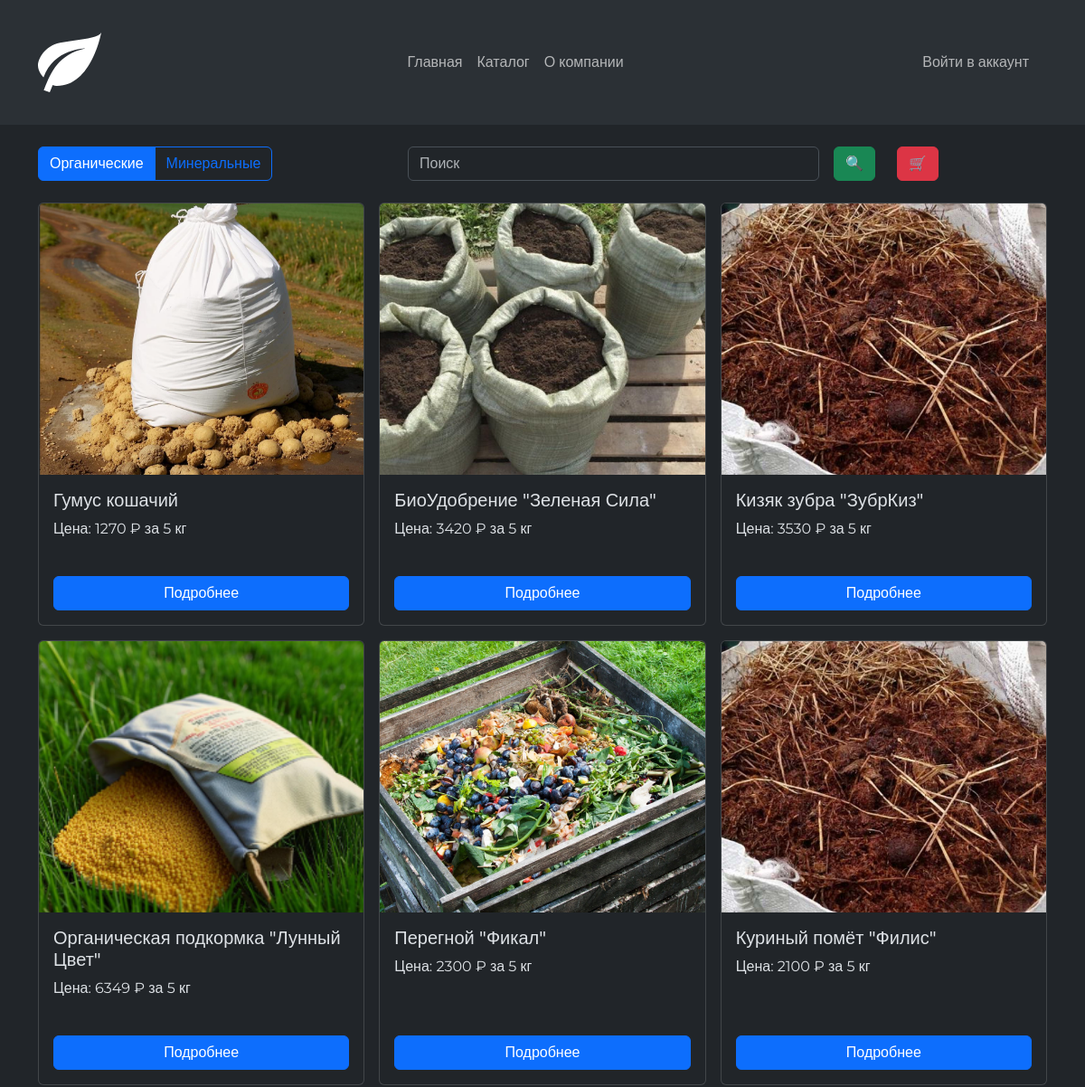
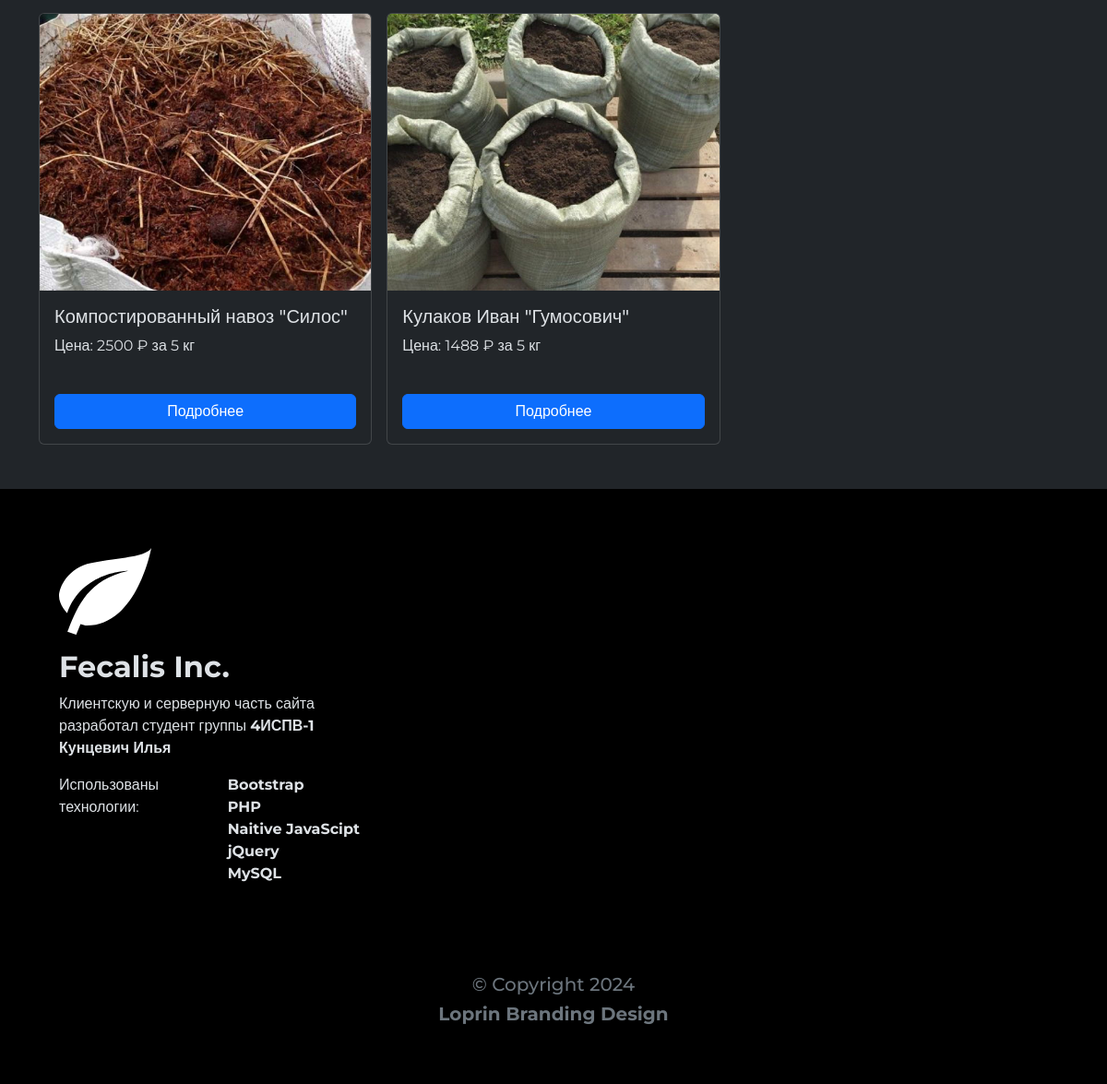
The page /app/catalogue/ on the database its author committed (2 pictures, top to bottom).
### tables this page shows
CREATE TABLE `category` (
  `id` int(4) UNSIGNED NOT NULL,
  `name` varchar(128) NOT NULL
);

CREATE TABLE `product` (
  `id` int(4) UNSIGNED NOT NULL,
  `category_id` int(4) UNSIGNED NOT NULL,
  `title` varchar(64) NOT NULL DEFAULT '❌❌❌',
  `description` varchar(8192) NOT NULL DEFAULT '???',
  `vendor` varchar(128) NOT NULL DEFAULT '???',
  `price` int(9) UNSIGNED NOT NULL,
  `img_src` varchar(256) NOT NULL DEFAULT '/user_data/organic_1.jpg'
);

### server/functions.php (called while the page is built, shortened)
<?php
function check_auth() {
    return (isset($_COOKIE['id']) && !empty($_COOKIE['login']));
}
?>

### server/db.php (called while the page is built, shortened)
<?php
function get_query_statement($sql, $params = []) {
    global $pdo;
    $stmt = $pdo->prepare($sql);
    $stmt->execute($params);
    return $stmt;
}
function query($sql, $params = []) {
    return get_query_statement($sql, $params)->fetchAll();
}

### app/catalogue/index.php (the view, shortened to what this page needs)
<?php
    $root = $_SERVER['DOCUMENT_ROOT'];
    require_once $root . '/server/cart.php';
    require_once $root . '/server/db.php';
?>
<!DOCTYPE html>
<html lang="en">
<head>
    <link rel="stylesheet" href="https://cdn.jsdelivr.net/npm/bootstrap@5.3.3/dist/css/bootstrap.min.css">
    <link rel="stylesheet" href="/styles/main.css">
</head>
<body data-bs-theme="dark">
    <?php
        require_once $root . '/blocks/header.php';
    ?>
    <div class="container mt-4">
        <div class="row justify-content-md-center align-items-center">
            <div class="col">
                <div class="row g-3 justify-content-md-between">
                    <div class="col-3 d-flex">
                        <div class="btn-group" role="group">
                            <?
                                $active_category = isset($_GET['category']) ? intval($_GET['category']) : 1;
                                $sql = 'SELECT * FROM category';
                                $category_query = query($sql);
                                foreach ($category_query as $category):
                            ?>
                            <label class="btn btn-outline-primary" for="radio_<? echo $category['id'] ?>"><? echo $category['name'] ?></label>
                            <? endforeach; ?>
                        </div>
                    </div>
                    <div class="col">
                        <div class="row g-3 justify-content-md-end">
                            <div class="col-md-8">
                                <input class="form-control" placeholder="Поиск"
                                    aria-label="Поиск" id="search_field">
                            </div>
                            <div class="col-md-auto">
                                <button class="btn btn-success">🔍</button>
                            </div>
                        </div>
                    </div>
                </div>
            </div>
            <div class="col-md-2 ms-md-auto">
                <button class="btn btn-danger ml-auto" id="cart_toggle_btn" data-bs-toggle="modal" data-bs-target="#cart_modal">🛒</button>
            </div>
        </div>
    </div>
    <div class="container mt-4" id="products_section">
        <?
        foreach ($category_query as $category):
            $display = $active_category == intval($category['id']) ? '' : 'd-none';
        ?>
        <div id="block_<? echo $category['id']?>" class="row <? echo $display ?> g-3" data-db-id="<? echo $category['id']?>">
            <?
                $sql = 'SELECT id, title, price, img_src FROM product WHERE category_id = ?';
                $product_query = query($sql, [$category['id']]);
            ?>
            <? foreach ($product_query as $product): ?>
            <div class="col-md-4">
                <div class="card mb-4 w-100 h-100">
                    <img src="<? echo $product['img_src'] ?>" width="300" height="300" class="card-img-top" alt="Товар" id="product_img">
                    <div class="card-body d-flex flex-column">
                        <h5 class="card-title" id="product_title"><? echo $product['title'] ?></h5>
                        <p class="card-text" id="product_price">Цена: <? echo $product['price'] ?> ₽ за 5 кг</p>
                        <a href="/app/product?id=<? echo $product['id'] ?>" class="btn btn-primary mt-auto" id="product_more">Подробнее</a>
                    </div>
                </div>
            </div>
            <? endforeach; ?>
        </div>
        <? endforeach; ?>
    </div>
</body>
</html>

### blocks/header.php (shortened to what this page needs)
<?php
    include_once $_SERVER['DOCUMENT_ROOT'] . '/server/functions.php';
?>
<nav class="navbar navbar-expand-lg sticky-top bg-body-tertiary">
    <div class="container justify-content-between">
        <a class="navbar-brand mt-3 mb-3" href="/static/?view=landing">
            <img src="/assets/ico/logo_white.svg" alt="FecalisInc" width="70" height="80" fill="#ffffff">
        </a>
        <div class="container">
            <div class="row align-content-center">
                <div class="col">
                    <ul class="navbar-nav  justify-content-center">
                        <li class="nav-item">
                            <a class="nav-link" href="/static/?view=landing">Главная</a>
                        </li>
                        <li class="nav-item">
                            <a class="nav-link" href="/app/catalogue/">Каталог</a>
                        </li>
                        <li class="nav-item">
                            <a class="nav-link" href="/static?view=about">О компании</a>
                        </li>
                    </ul>
                </div>
                <?php if(!check_auth()): ?>
                <div class="navbar-nav col-md-auto align-content-center" id="login_link_header">
                    <li class="nav-item">
                        <a class="nav-link" href="/app/auth?mode=login">Войти в аккаунт</a>
                    </li>
                </div>
                <?php endif; ?>
            </div>
        </div>
    </div>
</nav>

### styles/main.css (style rules this page uses)
body { font-family: "Montserrat", sans-serif; }
.card-img-top { object-fit: cover; }

### rows shown on the page
category: name "Органические"
category: name "Минеральные"
product: img_src (picture), title "Гумус кошачий", price "1270"
product: img_src (picture), title "БиоУдобрение \"Зеленая Сила\"", price "3420"
product: img_src (picture), title "Кизяк зубра \"ЗубрКиз\"", price "3530"
product: img_src (picture), title "Органическая подкормка \"Лунный Цвет\"", price "6349"
product: img_src (picture), title "Перегной \"Фикал\"", price "2300"
product: img_src (picture), title "Куриный помёт \"Филис\"", price "2100"
product: img_src (picture), title "Компостированный навоз \"Силос\"", price "2500"
product: img_src (picture), title "Кулаков Иван \"Гумосович\"", price "1488"
